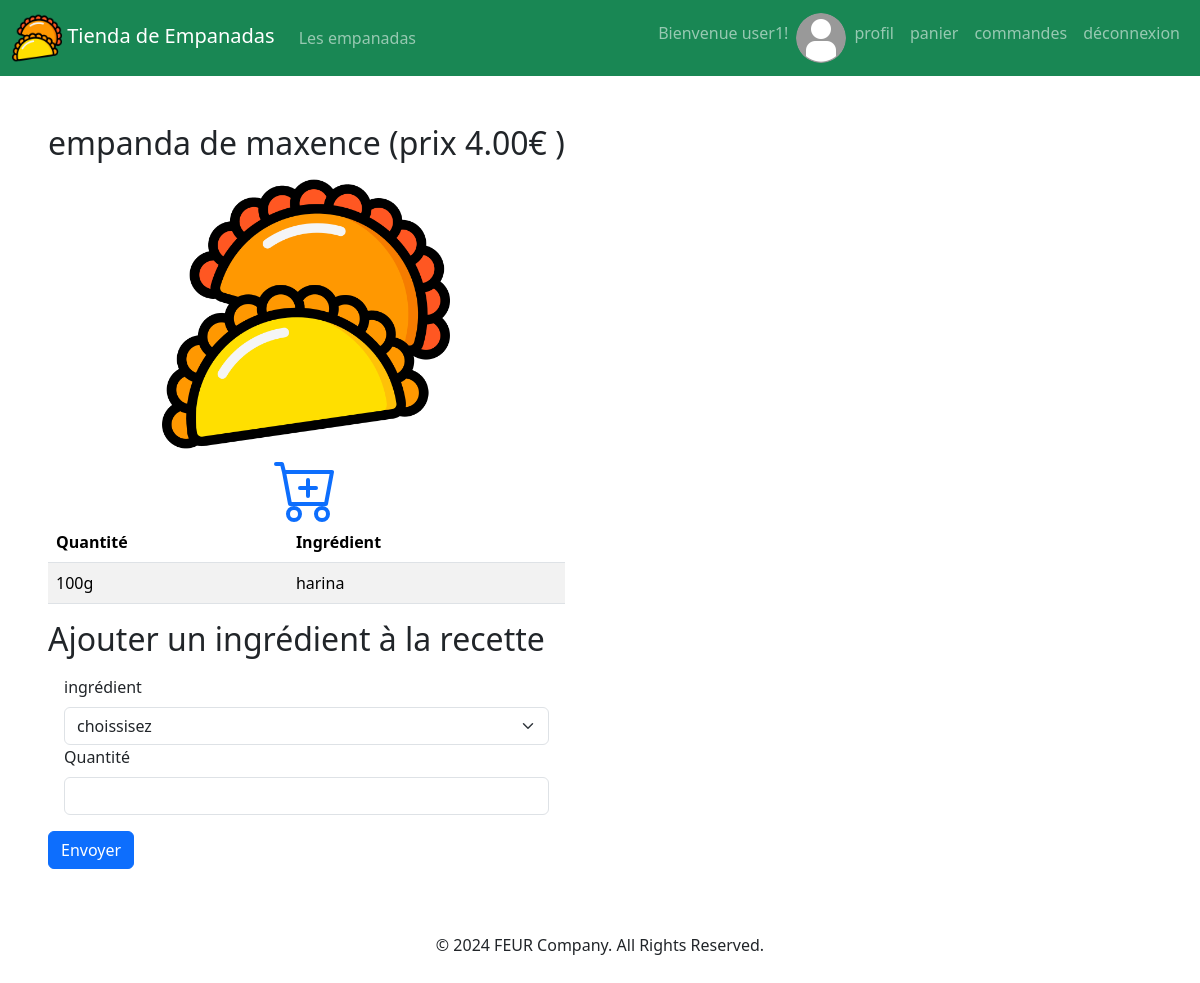
The page /empanadas/3 (signed in) on the database its author committed.
### comptes/models.py (models this page shows)
class TiendaUser(User):
    image = models.ImageField(default='imagesUsers/default.png', upload_to='imagesUsers/')

### empanadas/models.py (models this page shows, shortened)
class Empanada(models.Model):
    idEmpanada = models.AutoField( primary_key = True )
    nomEmpanada = models.CharField( max_length = 50 )
    prix = models.DecimalField( max_digits = 6, decimal_places = 2 )
    image = models.ImageField(default="imagesEmpanadas/default.png", upload_to='imagesEmpanadas/')
    def __str__(self) :
        return self.nomEmpanada + ' (prix ' + str(self.prix) + '€ )'

class Composition(models.Model):
    class Meta: # classe qui fait la liason
        unique_together = ('ingredient', 'empanada')
    idComposition = models.AutoField( primary_key = True )
    ingredient = models.ForeignKey( Ingredient, on_delete = models.CASCADE )
    empanada = models.ForeignKey( Empanada, on_delete = models.CASCADE )
    quantite = models.CharField( max_length = 100)

class Ingredient(models.Model):
    idIngredient = models.AutoField( primary_key = True )
    nomIngredient = models.CharField( max_length = 50 )

### empanadas/views.py (the view)
# urls.py: path( 'empanadas/<int:empanada_id>', views.empanada),
def empanada(request, empanada_id):
    lesIngredients = Ingredient.objects.all()
    laEmpanada = Empanada.objects.get( idEmpanada = empanada_id )
    compo = Composition.objects.filter (empanada = empanada_id)
    return render(
            request,
            'empanadas/empanada.html',
            {
                'ingredients' : lesIngredients,
                'empanada' : laEmpanada,
                'composition' : compo,
                'user' : TiendaUser.objects.get(id=request.user.id),
            }
    )

### empanadas/templates/empanadas/empanada.html (shortened to what this page needs)
{% extends 'empanadas/base.html' %}
{% block main %}
<h2> {{ empanada }} </h2>
<div class="d-flex justify-content-center align-items-center flex-column">
	<img src="{{MEDIA_URL}}{{empanada.image}}" style="width: 18rem;">
	<a href="/cart/{{empanada.idEmpanada}}/buy/">
	</a>
</div>
{% if composition|length > 0 %}
	<table class="table table-striped">
		<thead>
			<tr>
				<th scope="col"> Quantité </th>
				<th scope="col"> Ingrédient </th>
			</tr>
		</thead>
		<tbody>
			{% for ing in composition %}
			<tr>
				<td scope="row">
					{{ing.quantite}}
				</td>
				<td scope="row">
					{{ing.ingredient.nomIngredient}}
				</td>
			</tr>
			{% endfor %}
		</tbody>
	</table>
{% else %}
	Les ingrédients n'ont pas encore été renseignés.
{% endif %}
<h2> Ajouter un ingrédient à la recette </h2>
<form
	action="/empanadas/{{empanada.idEmpanada}}/addIngredient"
	method="post"
>
	<div class="m-3">
		<label
			for="id_ingredient"
			class="form-label"
		>
			ingrédient
		</label>
		<select
			id="id_ingredient"
			name="ingredient"
			class="form-select"
			requiered
		>
			<option selected disabled> choissisez </option>
		</select>
		<label
			for="id_quantite"
			class="form-label"
		>
			Quantité
		</label>
		<input
			id="id_quantite"
			name="quantite"
			type="text"
			maxlength="100"
			requiered
			class="form-control"
		>
	</div>
	<button type="submit" class="btn btn-primary">
		Envoyer
	</button>
</form>
{% endblock %}

### comptes/templates/comptes/menuClient.html (shortened to what this page needs)
{% load static %}
<nav class="navbar navbar-expand-lg navbar-dark bg-success">
	<div class="container-fluid">
		<a class="navbar-brand" href="/empanadas">
			<img
				src="{% static 'empanadas/img/ico.png' %}"
				alt="logo"
			/>
			Tienda de Empanadas
		</a>
		<div id="navbarText" class="collapse navbar-collapse">
			<ul class="navbar-nav me-auto mb-2 mb-lg-0">
				<li class="nav-item">
					<a
						class="nav-link"
						href="/empanadas"
					>
						Les empanadas
					</a>
				</li>
			</ul>
			<ul class="navbar-nav">
				<li class="nav-item d-flex flex-row">
					<span class="nav-link">
						Bienvenue {{user}}!
					</span>
					<img src="{{MEDIA_URL}}{{user.image}}" class="rounded-circle" alt="logo"/>
				</li>
				<li class="nav-item">
					<a class="nav-link" href="/user/update/">
						profil
					</a>
				</li>
				<li class="nav-item">
					<a class="nav-link" href="/cart">
						panier
					</a>
				</li>
				<li class="nav-item">
					<a class="nav-link" href="/orders">
						commandes
					</a>
				</li>
				<li class="nav-item">
					<a class="nav-link" href="/logout">
						déconnexion
					</a>
				</li>
			</ul>
		</div>
	</div>
</nav>

### empanadas/static/empanadas/css/style.css (style rules this page uses)
body { overflow-x: hidden; }
img[alt="logo"] { width: 50px; }

### rows shown on the page
TiendaUser: username "user1", image (placeholder picture)
Empanada: nomEmpanada+prix "empanda de maxence (prix 4.00€ )", image (placeholder picture)
Composition: quantite "100g", ingredient.nomIngredient "harina"
